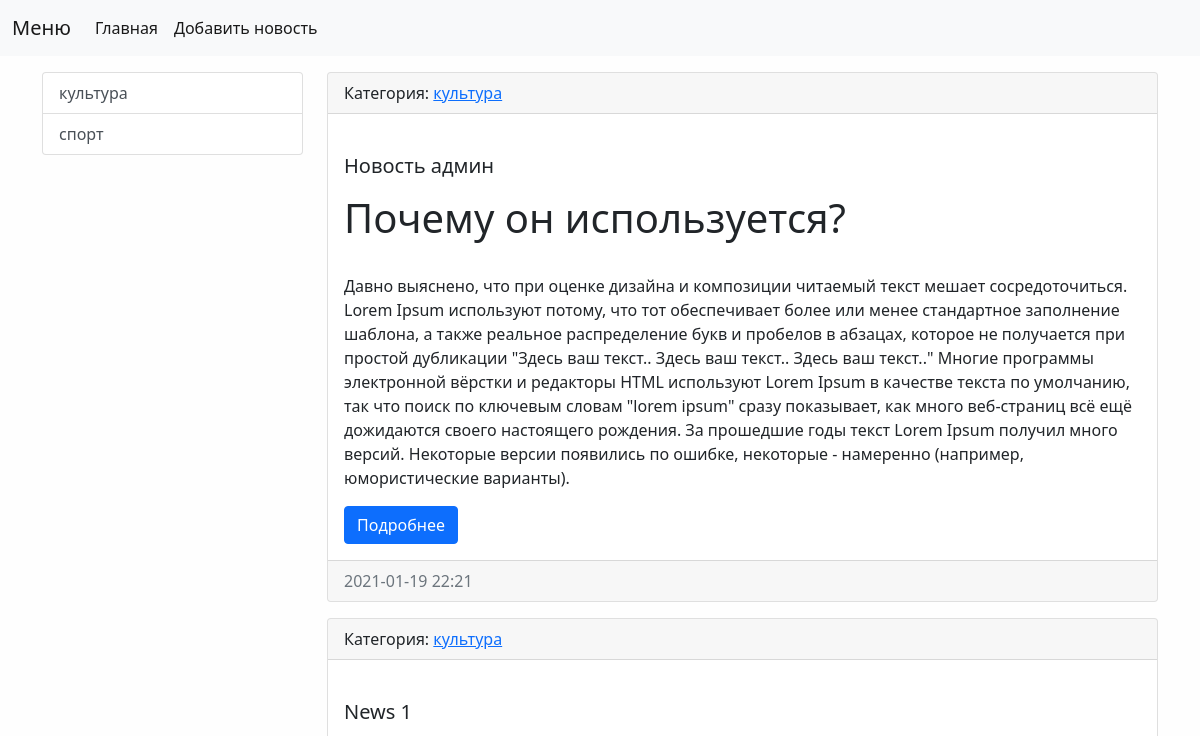
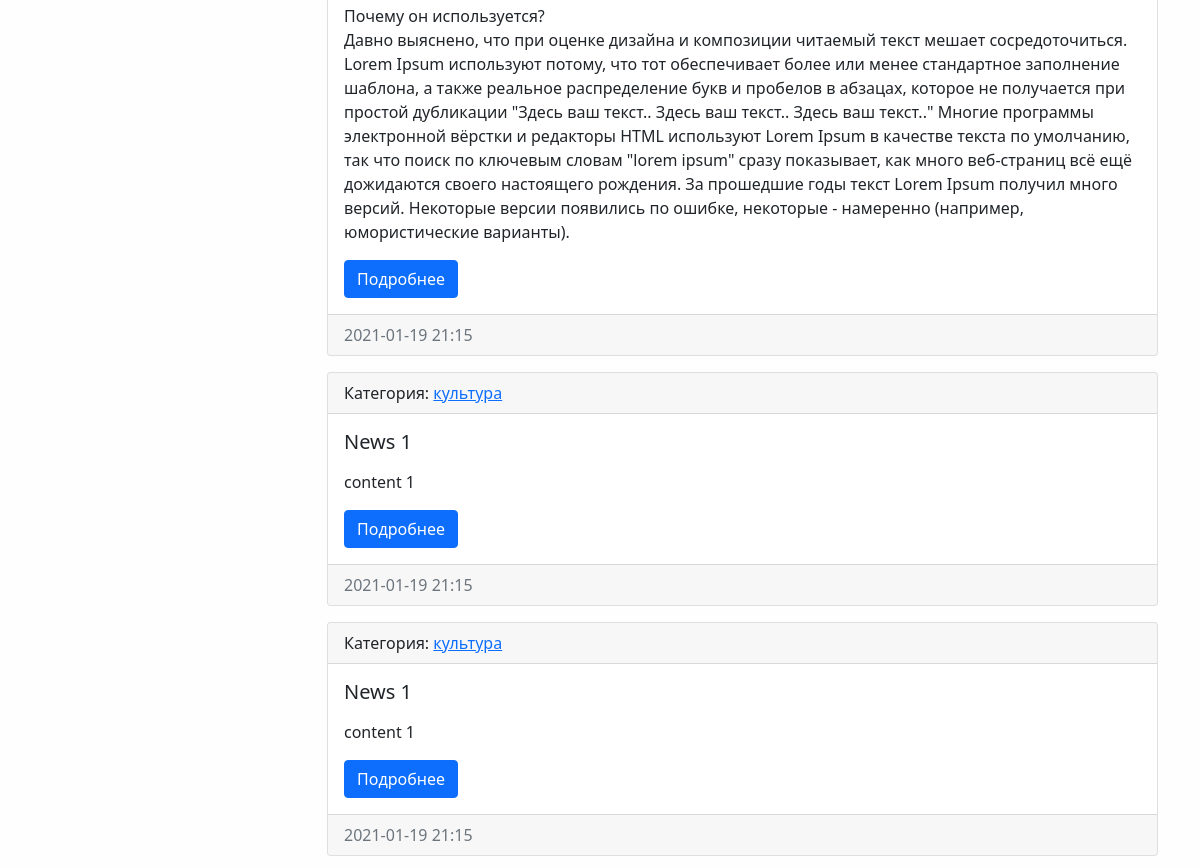
The app's page /category/1/ (upper part), older data (2 pictures, top to bottom).
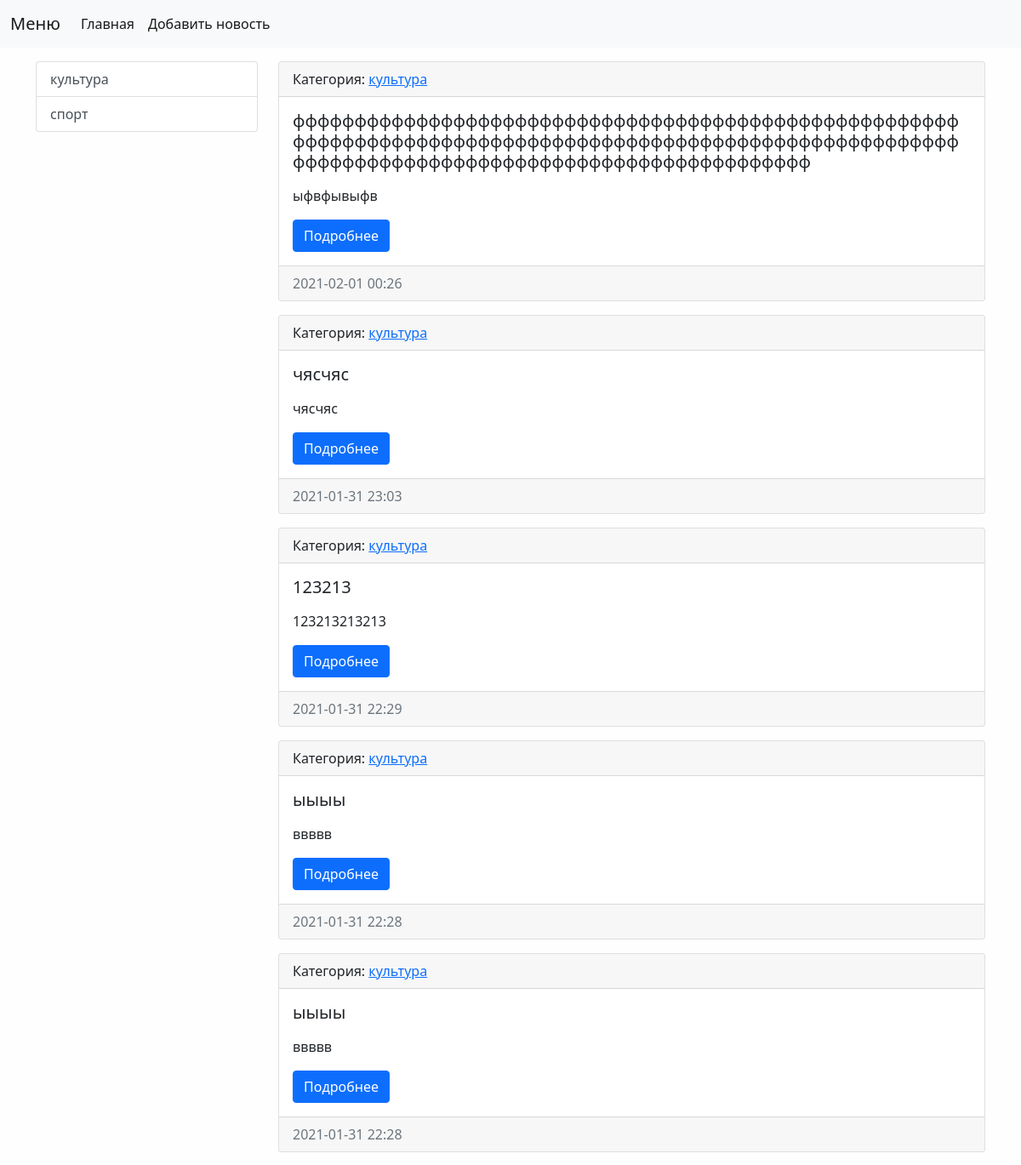
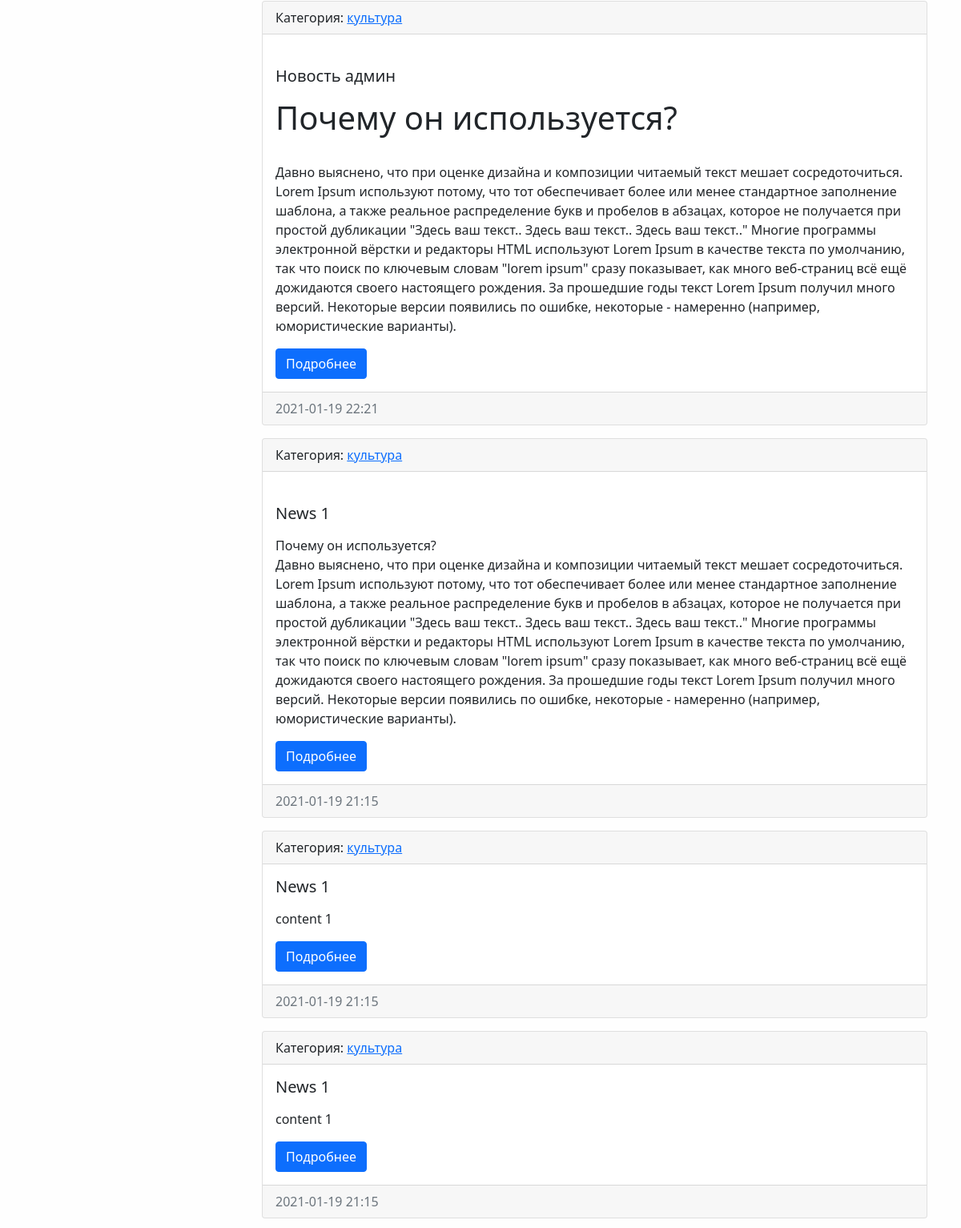
The same page, newer data (2 pictures, top to bottom).
### news/models.py (models this page shows, shortened)
class Category(models.Model):
    title = models.CharField(max_length=150, db_index=True, verbose_name='Наименования категории')
    def __str__(self):
        return self.title
    def get_absolute_url(self):
        return reverse('category', kwargs={'category_id': self.pk})
    class Meta:
        verbose_name = 'Категория'
        verbose_name_plural = 'Категории'
        ordering = ['title']

class News(models.Model):
    title = models.CharField(max_length=150, verbose_name='Заголовок')
    content = models.TextField(blank=True, verbose_name='Контент')
    created_at = models.DateTimeField(auto_now_add=True, verbose_name='Создан')
    updated_at = models.DateTimeField(auto_now=True, verbose_name='Обновлен')
    photo = models.ImageField(upload_to='photos/%Y/%m/%d/', blank=True, verbose_name='Фото')
    is_published = models.BooleanField(default=True, verbose_name='Видимость')
    category = models.ForeignKey('Category', on_delete=models.PROTECT, verbose_name='Категория')
    def get_absolute_url(self):
        return reverse('view_news', kwargs={'pk': self.pk})
    class Meta:
        verbose_name = 'Новость'
        verbose_name_plural = 'Новости'
        ordering = ['-created_at']

### news/views.py (the view)
# urls.py: path('category/<int:category_id>/', NewsByCategory.as_view(), name='category'),
class NewsByCategory(ListView):
    model = News
    template_name = 'news/home_news_list.html'
    context_object_name = 'news'
    allow_empty = False
    def get_context_data(self, *, object_list=None, **kwargs):
        context = super().get_context_data(**kwargs)
        context['title'] = Category.objects.get(pk=self.kwargs['category_id'])
        return context
    def get_queryset(self):
        return News.objects.filter(is_published=True, category_id=self.kwargs['category_id'])

### news/templatetags/news_tags.py (called while the page is built)
@register.inclusion_tag('news/del_list_categories.html')
def show_categories(arg1='he11o', arg2='wor1d'):
    categories = Category.objects.all()
    return {'categories' : categories, 'arg1' : arg1, 'arg2' : arg2}

### news/templates/news/home_news_list.html (shortened to what this page needs)
{% extends "base.html" %}
{% block sidebar %}
{% include 'include/_sidebar.html' %}
{% endblock %}
{% block content %}
            {% for item in news %}
                <div class="card mb-3">
                    <div class="card-header">
                        Категория: {% if item.category.pk %}
                        <a href="{{ item.category.get_absolute_url }} "> {{ item.category.title }} </a>
                        {% else %}
                        No category
                        {% endif %}
                    </div>
                <div class="card-body">
                    <div class="media">
                        <div class="media-body">
                        <h5 class="card-title">{{ item.title }}</h5>
                        {% autoescape off %}
                            <p class="card-text">{{ item.content|linebreaks }}</p>
                        {% endautoescape %}
                        <a href="{{ item.get_absolute_url }}" class="btn btn-primary">Подробнее</a>
                        </div>
                    </div>
                    </div>
                    <div class="card-footer text-muted">
                        {{ item.created_at|date:"Y-m-d H:i" }}
                    </div>
                </div>
            {% endfor %}
{% endblock %}

### templates/base.html (shortened to what this page needs)
{% load static %}
<!doctype html>
<html lang="en">
  <head>
    <link href="{% static 'bootstrap-5.0.0/css/bootstrap.css' %}" rel="stylesheet">
    <link href="{% static 'css/style.css' %}" rel="stylesheet">
  </head>
  <body>
{% include "include/_nav.html" %}
<div class="container mt-3">
    <div class="row">
    <div class="col-md-3">{% block sidebar %}SIDEBAR{% endblock %}</div>
        <div class="col-md-9">{% block content %}CONTENT{% endblock %}</div>
    </div>
</div>
  </body>
</html>

### templates/include/_nav.html (shortened to what this page needs)
  <nav class="navbar navbar-expand-lg navbar-light bg-light">
      <div class="container-fluid">
          <a class="navbar-brand" href="{% url 'home' %}">Меню</a>
          <div class="collapse navbar-collapse" id="navbarSupportedContent">
              <ul class="navbar-nav me-auto mb-2 mb-lg-0">
                  <li class="nav-item">
                      <a class="nav-link active" aria-current="page" href="{% url 'home' %}">Главная</a>
                  </li>
                  <li class="nav-item">
                      <a class="nav-link active" aria-current="page" href="{% url 'add_news' %}">Добавить новость</a>
                  </li>
              </ul>
          </div>
      </div>
  </nav>

### templates/include/_sidebar.html (shortened to what this page needs)
{% load news_tags %}
{% show_categories %}

### news/templates/news/del_list_categories.html
<div class="list-group">
    {% for item in categories %}
    <a href="{{ item.get_absolute_url }}" class="list-group-item list-group-item-action">{{ item.title }}</a>
    {% endfor %}
</div>

### ServiceCRM3/static/css/style.css (style rules this page uses)
body { background-color: #fefefe; }

Row changes from the older to the newer data that the page shows:
added News: category "культура", title "фффффффффффффффффффффффффффффффффффффффффффффффффффффффффффффффффффффффффффффффффффффффффффффффффффффффффффффффффффффффффффффффффффффффффффффффффффффф", content "ыфвфывыфв", created_at "2021-02-01 00:26"
added News: category "культура", title "чясчяс", content "чясчяс", created_at "2021-01-31 23:03"
added News: category "культура", title "123213", content "123213213213", created_at "2021-01-31 22:29"
added News: category "культура", title "ыыыы", content "ввввв", created_at "2021-01-31 22:28"
added News: category "культура", title "ыыыы", content "ввввв", created_at "2021-01-31 22:28"
